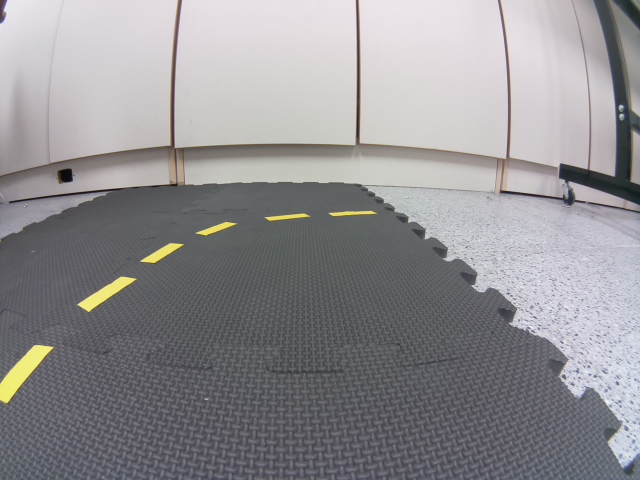
#> input picture images/curve-right.jpg, 640 x 480 px
$ jupyter execute --allow-errors 4-3.lane_filter_drive.ipynb   (shell and % lines are left out)   (Python 2 division)
#> lines starting #> are read from the running program, lines starting #| are printed output that depends on the picture; after the words box and inside, x2 and y2 are one past the last pixel; in counts of white or black regions, pixels touching at a corner belong together; long printed decimals are rounded
# 4-3 Lane Filter and Car Commands
###      4-3-1 Line Detection
###      4-3-2 Lane Filter
###      4-3-3 Car Commands

## 4-3-1 Line Detection
### Import Packages and Load the image and resize

[cell 1]
import cv2
import numpy as np
from matplotlib import pyplot as plt

#Use your own image
img = cv2.imread("images/curve-right.jpg")
#> img is the input picture: shape (480, 640, 3); mean B, G, R 146.4, 143.7, 145.1

image_cv = cv2.resize(img, (160, 120),interpolation=cv2.INTER_NEAREST)

dst1 = cv2.cvtColor(img,cv2.COLOR_BGR2RGB)
plt.subplot(121),plt.imshow(dst1,cmap = 'brg')
plt.title('Original Image'), plt.xticks([]), plt.yticks([])

dst2 = cv2.cvtColor(image_cv,cv2.COLOR_BGR2RGB)
plt.subplot(122),plt.imshow(dst2,cmap = 'brg')
plt.title('Resized Image'), plt.xticks([]), plt.yticks([])

plt.show()

### Find the Edges

You should find the config file 'universal.yaml'

[cell 2]
gray = cv2.cvtColor(image_cv,cv2.COLOR_BGR2GRAY)
edges=cv2.Canny(gray,100,350)
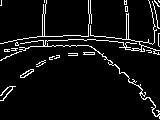
#> edges: shape (120, 160); 6.4% white in thin lines or dots
plt.imshow(edges,cmap = 'gray')
plt.title('Edge Image'), plt.xticks([]), plt.yticks([])
plt.show()

### Setup HSV Space Threshold

You should find the config file 'universal.yaml'

[cell 3]
hsv_white1 = np.array([0,0,150])
hsv_white2 = np.array([180,100,255])
hsv_yellow1 = np.array([25,50,50])
hsv_yellow2 = np.array([45,255,255])
hsv_red1 = np.array([0,100,100])
hsv_red2 = np.array([15,255,255])
hsv_red3 = np.array([165,100,100])
hsv_red4 = np.array([180,255,255])

### Threshold colors in HSV space

[cell 4]
hsv = cv2.cvtColor(image_cv,cv2.COLOR_BGR2HSV)
#> hsv: shape (120, 160, 3); mean H, S, V 109.4, 15.2, 149.6
white = cv2.inRange(hsv,hsv_white1,hsv_white2)
#> white: shape (120, 160); 45.7% white; 22 white regions (18 under 20 px), largest, box (x1, y1, x2, y2) and area: (0, 0, 160, 117) 8432, (5, 40, 44, 50) 192, (0, 49, 25, 60) 83, (156, 11, 160, 20) 22
yellow = cv2.inRange(hsv,hsv_yellow1,hsv_yellow2)
#> yellow: shape (120, 160); 1% white; 8 white regions (5 under 20 px), largest, box (x1, y1, x2, y2) and area: (0, 87, 14, 101) 75, (20, 70, 34, 78) 40, (36, 61, 46, 67) 23
red1 = cv2.inRange(hsv,hsv_red1,hsv_red2)
#> red1: shape (120, 160); every value is 0
red2 = cv2.inRange(hsv,hsv_red3,hsv_red4)
red = cv2.bitwise_or(red1,red2)
kernel = cv2.getStructuringElement(cv2.MORPH_ELLIPSE,(3, 3))
white = cv2.dilate(white, kernel)
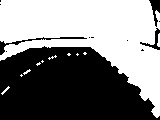
#> white: shape (120, 160); 50% white; 12 black regions (8 under 20 px), largest, box (x1, y1, x2, y2) and area: (0, 46, 160, 120) 9136, (0, 37, 87, 55) 202, (149, 0, 160, 27) 136, (140, 28, 160, 50) 109
yellow = cv2.dilate(yellow, kernel)
#> yellow: shape (120, 160); 1.8% white; 7 white regions (1 under 20 px), largest, box (x1, y1, x2, y2) and area: (0, 86, 15, 102) 107, (19, 69, 35, 79) 70, (35, 60, 47, 68) 45, (82, 52, 95, 56) 43, (48, 55, 61, 61) 43, (66, 53, 79, 57) 39
red = cv2.dilate(red, kernel)
# Uncomment '#' to plot with color
x = cv2.cvtColor(yellow, cv2.COLOR_GRAY2BGR)
x[:,:,2] *= 1
x[:,:,1] *= 1
x[:,:,0] *= 0
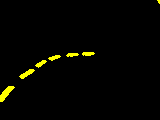
#> x: shape (120, 160, 3); mean B, G, R 0, 4.7, 4.7
x = cv2.cvtColor(x, cv2.COLOR_BGR2RGB)

y = cv2.cvtColor(red, cv2.COLOR_GRAY2BGR)
#> y: shape (120, 160, 3); every value is 0
y[:,:,2] *= 1
y[:,:,1] *= 0
y[:,:,0] *= 0
y = cv2.cvtColor(y, cv2.COLOR_BGR2RGB)

plt.subplot(131),plt.imshow(white,cmap = 'gray')
plt.title('White'), plt.xticks([]), plt.yticks([])

plt.subplot(132),plt.imshow(yellow,cmap = 'gray')
plt.subplot(132),plt.imshow(x,cmap = 'brg')
plt.title('Yellow'), plt.xticks([]), plt.yticks([])

plt.subplot(133),plt.imshow(red,cmap = 'gray')
plt.subplot(133),plt.imshow(y,cmap = 'brg')
plt.title('Red'), plt.xticks([]), plt.yticks([])

plt.show()

### Combine Edge and Colors

[cell 5]
edge_color_white=cv2.bitwise_and(edges,white)
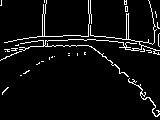
#> edge_color_white: shape (120, 160); 5.4% white in thin lines or dots
edge_color_yellow=cv2.bitwise_and(edges,yellow)
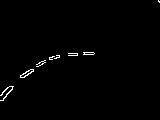
#> edge_color_yellow: shape (120, 160); 0.95% white in thin lines or dots, all inside (x1, y1, x2, y2) = (0, 0, 160, 101)
edge_color_red=cv2.bitwise_and(edges,red)

plt.imshow(edge_color_yellow,cmap = 'gray')
plt.title('Edge Color Y'), plt.xticks([]), plt.yticks([])
plt.subplot(131),plt.imshow(edge_color_white,cmap = 'gray')
plt.title('Edge Color W'), plt.xticks([]), plt.yticks([])
plt.subplot(132),plt.imshow(edge_color_yellow,cmap = 'gray')
plt.title('Edge Color Y'), plt.xticks([]), plt.yticks([])
plt.subplot(133),plt.imshow(edge_color_red,cmap = 'gray')
plt.title('Edge Color R'), plt.xticks([]), plt.yticks([])

plt.show()

### Find the lines

[cell 6]
lines_white = cv2.HoughLinesP(edge_color_white,1,np.pi/180,10,np.empty(1),1.5,1)
#> lines_white = 93 rows, first 6: [101, 40, 108, 40], [94, 36, 105, 36], [88, 30, 90, 30], [118, 42, 123, 42], [4, 42, 33, 37], [65, 35, 88, 36]
lines_yellow = cv2.HoughLinesP(edge_color_yellow,1,np.pi/180,10,np.empty(1),1.5,1)
#> lines_yellow = 18 rows, first 6: [49, 59, 53, 56], [2, 92, 7, 88], [24, 77, 33, 70], [26, 71, 33, 69], [6, 94, 12, 88], [83, 54, 93, 54]
lines_red = cv2.HoughLinesP(edge_color_red,1,np.pi/180,10,np.empty(1),1.5,1)
#> lines_red = None

color = "y"
lines = lines_yellow
#> lines has the same summary as lines_yellow
bw = yellow

#color = "y"
#lines = lines_white
#bw = white

if lines is not None:
    lines = np.array(lines[0])
#> lines = [[49, 59, 53, 56]]
    print "found lines"

else:
    lines = []
    print "no lines"

### Show the lines (yellow)

[cell 7]
image_with_lines = np.copy(dst2)
if len(lines)>0:
    for x1,y1,x2,y2 in lines:
        cv2.line(image_with_lines, (x1,y1), (x2,y2), (0,0,255), 2)
        cv2.circle(image_with_lines, (x1,y1), 2, (0,255,0))
        cv2.circle(image_with_lines, (x2,y2), 2, (255,0,0))
#> this loop made 1 pass
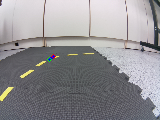
#> image_with_lines: shape (120, 160, 3); mean R, G, B 145.3, 143.9, 146.7

plt.imshow(image_with_lines,cmap = 'brg')
plt.title('Line Image'), plt.xticks([]), plt.yticks([])
plt.show()

### Find normals

[cell 8]
arr_cutoff = np.array((0, 40, 0, 40))
arr_ratio = np.array((1./160, 1./120, 1./160, 1./120))

normals = []
centers = []
if len(lines)>0:

    #find the normalized coordinates
    lines_normalized = ((lines + arr_cutoff) * arr_ratio)
#> lines_normalized = [[0.306, 0.825, 0.331, 0.8]]
    length = np.sum((lines[:,0:2]-lines[:,2:4])**2,axis=1,keepdims=True)**0.5
#> length = [5]
    dx = 1.*(lines[:,3:4]-lines[:,1:2])/length
#> dx = [-0.6]
    dy = 1.*(lines[:,0:1]-lines[:,2:3])/length
#> dy = [-0.8]
    centers = np.hstack([(lines[:,0:1]+lines[:,2:3])/2,(lines[:,1:2]+lines[:,3:4])/2])
#> centers = [[51, 57]]
    #find the vectors' direction
    x3 = (centers[:,0:1] - 3.*dx).astype('int')
#> x3 = [52]
    x3[x3<0]=0
    x3[x3>=160]=160-1

    y3 = (centers[:,1:2] - 3.*dy).astype('int')
#> y3 = [59]
    y3[y3<0]=0
    y3[y3>=120]=120-1

    x4 = (centers[:,0:1] + 3.*dx).astype('int')
#> x4 = [49]
    x4[x4<0]=0
    x4[x4>=160]=160-1

    y4 = (centers[:,1:2] + 3.*dy).astype('int')
#> y4 = [54]
    y4[y4<0]=0
    y4[y4>=120]=120-1

    flag_signs = (np.logical_and(bw[y3,x3]>0,bw[y4,x4]==0)).astype('int')*2-1
#> flag_signs = [1]
    normals = np.hstack([dx, dy]) * flag_signs
#> normals = [[-0.6, -0.8]]
    flag = ((lines[:,2]-lines[:,0])*normals[:,1] - (lines[:,3]-lines[:,1])*normals[:,0])>0
#> flag = [False]
    for i in range(len(lines)):
        if flag[i]:
            x1,y1,x2,y2 = lines[i, :]
            lines[i, :] = [x2,y2,x1,y1]
#> this loop made 1 pass

### Draw the normals

[cell 9]
image_with_lines = np.copy(dst2)
if len(centers)>0:
    for x,y,dx,dy in np.hstack((centers,normals)):
        x3 = int(x - 2.*dx)
        y3 = int(y - 2.*dy)
        x4 = int(x + 2.*dx)
        y4 = int(y + 2.*dy)
        cv2.line(image_with_lines, (x3,y3), (x4,y4), (0,0,255), 1)
        cv2.circle(image_with_lines, (x3,y3), 1, (0,255,0))
        cv2.circle(image_with_lines, (x4,y4), 1, (255,0,0))
#> this loop made 1 pass
#> (x, y, dx, dy, x3, y3, x4, y4) on pass 1: (51, 57, -0.6, -0.8, 52, 58, 49, 55)
#> image_with_lines: shape (120, 160, 3); mean R, G, B 145.4, 143.9, 146.7

plt.subplot(121),plt.imshow(image_with_lines,cmap = 'brg')
plt.title('Line Normals'), plt.xticks([]), plt.yticks([])

image_with_lines = np.copy(dst2)
if len(lines)>0:
    for x1,y1,x2,y2 in lines:
        cv2.line(image_with_lines, (x1,y1), (x2,y2), (0,0,255), 2)
        cv2.circle(image_with_lines, (x1,y1), 2, (0,255,0))
        cv2.circle(image_with_lines, (x2,y2), 2, (255,0,0))

plt.subplot(122),plt.imshow(image_with_lines,cmap = 'brg')
plt.title('Line Image'), plt.xticks([]), plt.yticks([])
plt.show()

## 4-3-2 Lane Filter

### Import packages

[cell 10]
import numpy as np
from scipy.stats import multivariate_normal, entropy
from scipy.ndimage.filters import gaussian_filter
from math import floor, atan2, pi, cos, sin, sqrt
import time
from matplotlib import pyplot as plt

### Environment Setup

[cell 11]
# constant
WHITE = 0
YELLOW = 1
RED = 2

lanewidth = 0.4
linewidth_white = 0.04
linewidth_yellow = 0.02

### Generate Vote from Line Segments

#### Setup a line segment
* left edge of white lane
* right edge of white lane
* left edge of yellow lane
* right edge of white lane

[cell 12]
# right edge of yellow lane
#p1 = np.array([0.8, 0.24])
#p2 = np.array([0.4, 0.24])
#print len(lines_normalized)
p1 = np.array([lines_normalized[0][0],lines_normalized[0][1]])
#> p1 = [0.306, 0.825]
p2 = np.array([lines_normalized[0][2],lines_normalized[0][3]])
#> p2 = [0.331, 0.8]
seg_color = YELLOW
print p1[0], p1[1], p2[0], p2[1]
#| 0.3063 0.825 0.3313 0.8

# left edge of white lane
#p1 = np.array([0.4, 0.2])
#p2 = np.array([0.8, 0.2])
#seg_color = WHITE

plt.plot([p1[0], p2[0]], [p1[1], p2[1]], 'ro')
plt.plot([p1[0], p2[0]], [p1[1], p2[1]])
plt.ylabel('y')
plt.axis([0, 1, 0, 1])
plt.show()
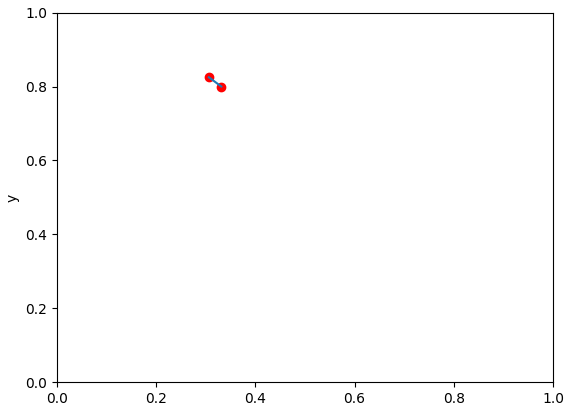
#> figure drawn by matplotlib, 1 panel

#### compute d_i, phi_i, l_i

[cell 13]
t_hat = (p2-p1)/np.linalg.norm(p2-p1)
#> t_hat = [0.707, -0.707]
n_hat = np.array([-t_hat[1],t_hat[0]])
#> n_hat = [0.707, 0.707]
d1 = np.inner(n_hat,p1)
#> d1 = 0.8
d2 = np.inner(n_hat,p2)
#> d2 = 0.8
l1 = np.inner(t_hat,p1)
#> l1 = -0.367
l2 = np.inner(t_hat,p2)
#> l2 = -0.331

print (d1, d2, l1, l2)
#| 0.7999 0.7999 -0.3668 -0.3315

if (l1 < 0):
    l1 = -l1;
#> l1 = 0.367
if (l2 < 0):
    l2 = -l2;
#> l2 = 0.331
l_i = (l1+l2)/2
#> l_i = 0.349
d_i = (d1+d2)/2
#> d_i = 0.8
phi_i = np.arcsin(t_hat[1])
#> phi_i = -0.785
if seg_color == WHITE: # right lane is white
    if(p1[0] > p2[0]): # right edge of white lane
        d_i = d_i - linewidth_white
        print ('right edge of white lane')
    else: # left edge of white lane
        d_i = - d_i
        phi_i = -phi_i
        print ('left edge of white lane')
    d_i = d_i - lanewidth/2

elif seg_color == YELLOW: # left lane is yellow
    if (p2[0] > p1[0]): # left edge of yellow lane
        d_i = d_i - linewidth_yellow
#> d_i = 0.78
        phi_i = -phi_i
#> phi_i = 0.785
        print ('left edge of yellow lane')
    else: # right edge of yellow lane
        d_i = -d_i
        print ('right edge of yellow lane')
    d_i =  lanewidth/2 - d_i
#> d_i = -0.58


print (d_i, phi_i, l_i)
#| -0.5799 0.7854 0.3491

### Measurement Likelihood

[cell 14]
# initialize measurement likelihood

d_min = -0.7
d_max = 0.5
delta_d = 0.02
phi_min = -pi/2
phi_max = pi/2
delta_phi = 0.02
d, phi = np.mgrid[d_min:d_max:delta_d, phi_min:phi_max:delta_phi]

measurement_likelihood = np.zeros(d.shape)

fig = plt.figure()
ax = fig.add_subplot(111)
cax = ax.matshow(measurement_likelihood, interpolation='nearest')
fig.colorbar(cax)
plt.ylabel('phi')
plt.xlabel('d')
#ax.set_xticklabels(['']+alpha)
#ax.set_yticklabels(['']+alpha)
plt.show()
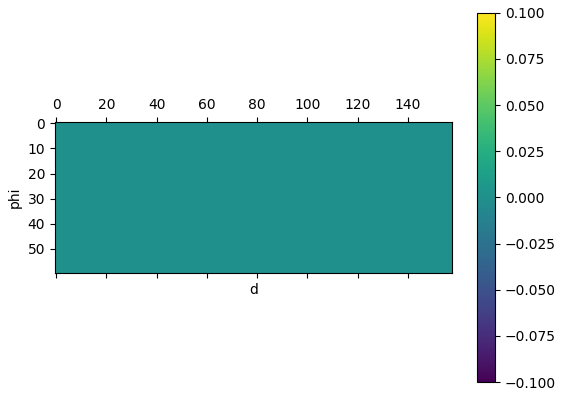
#> figure drawn by matplotlib, 2 panels

[cell 15]
i = int(floor((d_i - d_min)/delta_d))
#> i = 6
j = int(floor((phi_i - phi_min)/delta_phi))
#> j = 117
print measurement_likelihood[i:j]
#> (printed output is left out)
measurement_likelihood[i,j] = measurement_likelihood[i,j] +  1/(l_i)
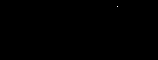
#> measurement_likelihood: shape (60, 158) float64; values 0 (black) and 2.86 (white), 0.01% white in thin lines or dots, all inside (x1, y1, x2, y2) = (117, 6, 118, 7)

print (i, j)
#| 6 117

fig = plt.figure()
ax = fig.add_subplot(111)
cax = ax.matshow(measurement_likelihood, interpolation='nearest')
fig.colorbar(cax)
plt.ylabel('phi')
plt.xlabel('d')
#ax.set_xticklabels(['']+alpha)
#ax.set_yticklabels(['']+alpha)
plt.show()
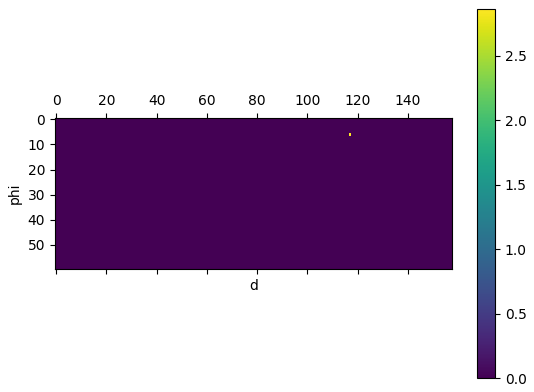
#> figure drawn by matplotlib, 2 panels

## 4-3-3 Car Command

### Import Packages

[cell 16]
import numpy as np
import scipy as sp
import cv2
import time

from matplotlib import pyplot as plt
# set display defaults
plt.rcParams['figure.figsize'] = (10, 10)        # large images
plt.rcParams['image.interpolation'] = 'nearest'  # don't interpolate: show square pixels

### ROS Setup

[cell 17]
import sys
# rospy
sys.path.insert(0, '/opt/ros/indigo/lib/python2.7/dist-packages')
# rospkg
sys.path.insert(0, '/usr/lib/python2.7/dist-packages/')

# duckietown_msgs
duckietown_root = '../duckietown-pi2/'  # this file should be run from {duckietown_root}/turorials/python (otherwise change this line)
sys.path.insert(0, duckietown_root + 'catkin_ws/devel/lib/python2.7/dist-packages')

import rospy
from duckietown_msgs.msg import Twist2DStamped

### please open roscore in your laptop
### and open joystick_jupyter.launch in pkg duckietown_nctu_wama

#laptop: source environment.sh
#laptop: source set_ros_master.sh [your_laptop_name]
#laptop: roscore
#duckiebot: source environment.sh
#duckiebot: source set_ros_master.sh [your_laptop_name]
#duckiebot: roslaunch duckietown_nctu_wama joystick_jupyter.launch veh:=[your_duckiebot_name]

### Initial a ROS Node
### modified "erikciebot" to your duckiebot's name

[cell 18]
rospy.init_node("joystick_jupyter",anonymous=False)
#> (this line was passed over: rospy is not available in this run)
#please replace "car13" with your duckiebot name
#> (the rest of this cell did not finish here and is left out)

### Take a look at the ROS Topics

### Define a function for publishing car command

[cell 19]
def car_command(v, omega, duration):
# Send stop command
    car_control_msg = Twist2DStamped()
    car_control_msg.v = v
    car_control_msg.omega = omega
    pub_car_cmd.publish(car_control_msg)
    rospy.sleep(duration)
    #rospy.loginfo("Shutdown")
    car_control_msg.v = 0.0
    car_control_msg.omega = 0.0
    pub_car_cmd.publish(car_control_msg)

### Forward (F), Turn Left (L), or Turn Right (R)

Send commands and calibrate your duckiebot

### Ex1: Forward 0.5 Tile Width

[cell 20]
car_command(0.5, 0, 0.75)
#> (the call stopped at in car_command, `car_control_msg = Twist2DStamped()`: duckietown_msgs is not available in this run)

### EX2: Turn 45 or 90 Degrees

[cell 21]
car_command(0.2, 4, 1.005)
#> (the call stopped at in car_command, `car_control_msg = Twist2DStamped()`: duckietown_msgs is not available in this run)

### Setup a Switch for concat of primitives

[cell 22]
class switch(object):
    def __init__(self, value):
        self.value = value
        self.fall = False

    def __iter__(self):
        """Return the match method once, then stop"""
        yield self.match
        raise StopIteration

    def match(self, *args):
        """Indicate whether or not to enter a case suite"""
        if self.fall or not args:
            return True
        elif self.value in args: # changed for v1.5, see below
            self.fall = True
            return True
        else:
            return False

def motion_concat(concat):
#> called with concat = 'LSRSSSSRSLSS'
    for i in range(len(concat)):
        primitives = concat[i]
        for case in switch(primitives):
            if case('S'):
                car_command(0.5, 0, 0.25)
                break
            if case('L'):
                car_command(0.2, 4, 0.82)
                break
            if case('R'):
                car_command(0.2, -4, 0.78)
                break
            if case('B'):
                car_command(-0.4, 0, 0.5)
                break

### Ex3: Overtaking

[cell 23]
overtaking = "LSRSSSSRSLSS"
motion_concat(overtaking)
#> (the call stopped at in car_command, `car_control_msg = Twist2DStamped()`: duckietown_msgs is not available in this run)
